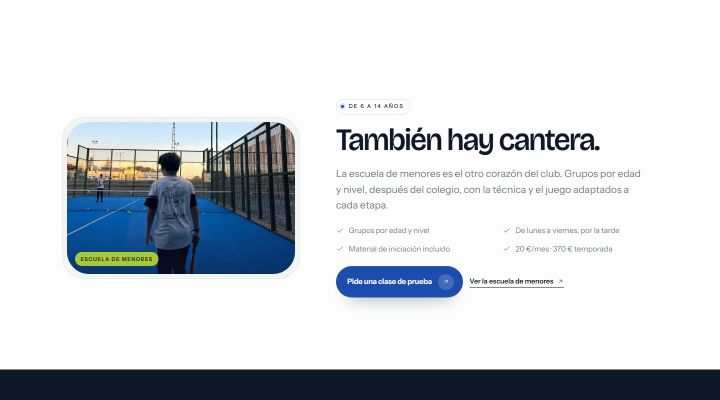
#> input picture docs/preview/menores.jpg, 1440 x 800 px, found by its file name (shown at 1/2 size)
$ python media.py
#> lines starting #> are read from the running program, lines starting #| are printed output that depends on the picture
#> in build_club, img is the input picture: PIL image 1440x800 RGB; mean R, G, B 208.5, 212.9, 217.7
"""Build the optimised media set for the new site (WebP + one looping video).

Source photos: Pexels (free licence). Coach portraits: the club's own photos.
Run:  python tools/media.py
"""
from __future__ import annotations

import subprocess
from pathlib import Path

from PIL import Image, ImageOps

ROOT = Path(__file__).resolve().parent.parent
SRC = ROOT / ".tmp" / "shortlist"
OUT = ROOT / "assets" / "img"
OUT.mkdir(parents=True, exist_ok=True)
VIDEO_OUT = ROOT / "assets" / "video"
VIDEO_OUT.mkdir(parents=True, exist_ok=True)

# name, source id, aspect (w:h), focus (0=top, .5=centre, 1=bottom), max width
STOCK = [
    ("hero-action",     40136712, (4, 5), 0.42, 1200),
    ("racket-night",    32897040, (3, 4), 0.50, 1000),
    ("court-indoor",    38155778, (7, 5), 0.50, 1400),
    ("class-init",      34079995, (4, 3), 0.50, 1200),
    ("class-int",       36227708, (4, 3), 0.42, 1200),
    ("class-comp",      32349891, (4, 3), 0.46, 1200),
    ("coach-kids",      34399237, (3, 2), 0.50, 1200),
    ("mar-menor-sunset", 34052998, (16, 9), 0.55, 1400),
    ("playa-santiago",  19879692, (4, 5), 0.45, 1000),
    ("mar-menor-boats", 34122273, (4, 3), 0.45, 1200),
    ("snow",            16573043, (4, 3), 0.62, 1200),
    ("cove",            14853236, (3, 2), 0.50, 1200),
    ("facilities",      32474981, (7, 5), 0.50, 1400),
    ("woman-action",    40399379, (4, 5), 0.40, 1000),
    ("man-sitting",     33083430, (4, 5), 0.42, 1000),
    ("coast",           36732258, (4, 3), 0.50, 1200),
]

COACHES = [
    ("coach-dani",    "dani.jpg"),
    ("coach-alberto", "alberto.jpg"),
    ("coach-carlos",  "carlos.jpg"),
    ("coach-jorge",   "jorge.jpg"),
    ("coach-pedro",   "pedro.jpg"),
    ("coach-antonio", "antonio.jpg"),
]

# Real club photos from img/ (not Pexels): name, file, aspect, focus, max width
CLUB = [
    ("menores", "menores.jpg", (3, 2), 0.45, 1200),
]


def crop_to(img: Image.Image, aspect: tuple[int, int], focus: float) -> Image.Image:
#> called with aspect = (3, 2), focus = 0.45
    tw, th = aspect
    w, h = img.size
#> w = 1440; h = 800
    target = tw / th
    if w / h > target:                    # too wide -> crop sides
        new_w = int(h * target)
#> new_w = 1200
        left = (w - new_w) // 2
#> left = 120
        img = img.crop((left, 0, left + new_w, h))
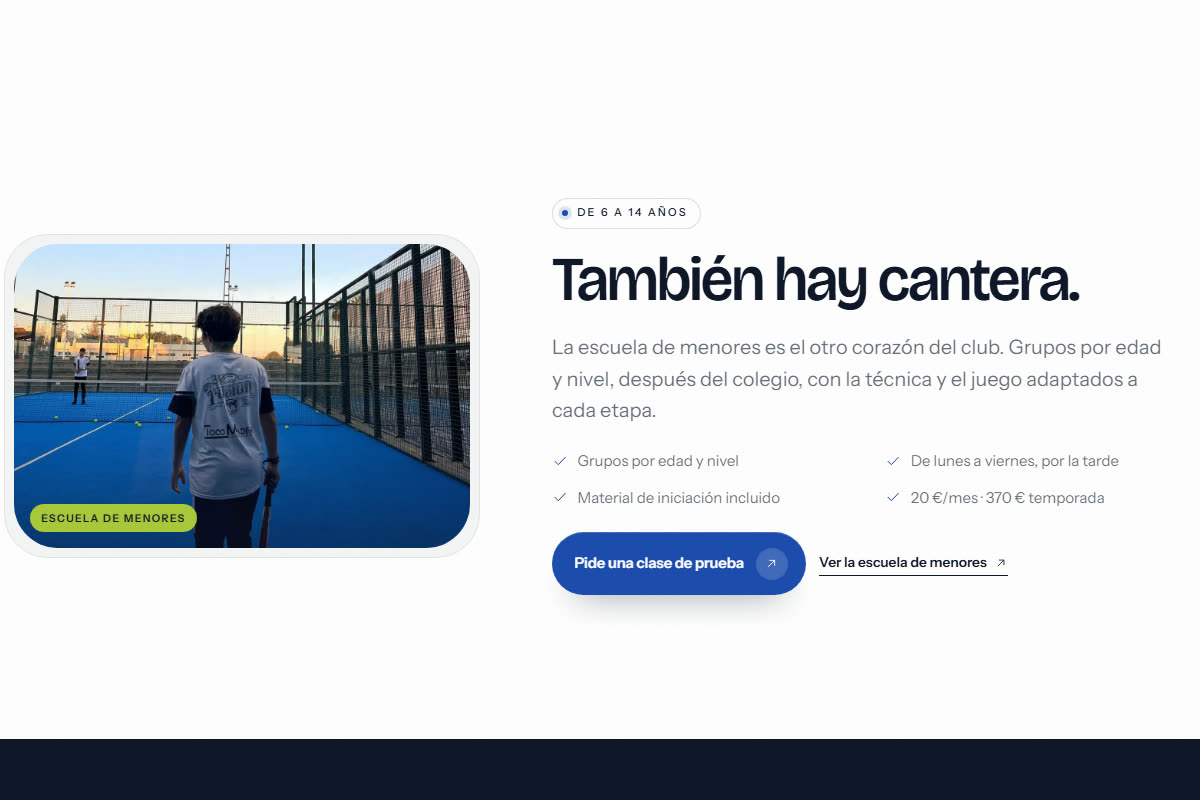
#> img: PIL image 1200x800 RGB; mean R, G, B 203.3, 208.3, 213.8
    else:                                 # too tall -> crop vertically around focus
        new_h = int(w / target)
        top = int((h - new_h) * focus)
        img = img.crop((0, top, w, top + new_h))
    return img


def save_webp(img: Image.Image, dest: Path, quality: int = 78) -> None:
    img.save(dest, "WEBP", quality=quality, method=6)


def build_stock() -> None:
    for name, pid, aspect, focus, max_w in STOCK:
        src = SRC / f"{pid}.jpg"
        if not src.exists():
            print(f"!! missing {src}")
            continue
        img = Image.open(src).convert("RGB")
        img = ImageOps.exif_transpose(img)
        img = crop_to(img, aspect, focus)
        if img.width > max_w:
            img = img.resize((max_w, round(max_w * img.height / img.width)), Image.LANCZOS)
        dest = OUT / f"{name}.webp"
        save_webp(img, dest)
        print(f"{dest.name:26s} {img.width}x{img.height}  {dest.stat().st_size // 1024} KB")


def build_coaches() -> None:
    for name, filename in COACHES:
        src = ROOT / "img" / filename
        if not src.exists():
            print(f"!! missing {src}")
            continue
        img = Image.open(src).convert("RGB")
        img = ImageOps.exif_transpose(img)
        if name == "coach-jorge":          # source is a placeholder silhouette, skip
            continue
        w, h = img.size
        crop_w = int(w * 0.64)
        crop_h = int(crop_w * 5 / 4)
        left = int((w - crop_w) * 0.5)
        top = int((h - crop_h) * 0.20)
        img = img.crop((left, top, left + crop_w, top + crop_h))
        if img.width > 900:
            img = img.resize((900, round(900 * img.height / img.width)), Image.LANCZOS)
        dest = OUT / f"{name}.webp"
        save_webp(img, dest, quality=80)
        print(f"{dest.name:26s} {img.width}x{img.height}  {dest.stat().st_size // 1024} KB")


def build_club() -> None:
    for name, filename, aspect, focus, max_w in CLUB:
        src = ROOT / "img" / filename
        if not src.exists():
            print(f"!! missing {src}")
            continue
        img = Image.open(src).convert("RGB")
        img = ImageOps.exif_transpose(img)
        img = crop_to(img, aspect, focus)
        if img.width > max_w:
            img = img.resize((max_w, round(max_w * img.height / img.width)), Image.LANCZOS)
        dest = OUT / f"{name}.webp"
        save_webp(img, dest, quality=80)
        print(f"{dest.name:26s} {img.width}x{img.height}  {dest.stat().st_size // 1024} KB")
#| menores.webp               1200x800  40 KB


def build_og() -> None:
    src = SRC / "40136712.jpg"
#> (the run stopped early here; a loop or call above may not have finished)
